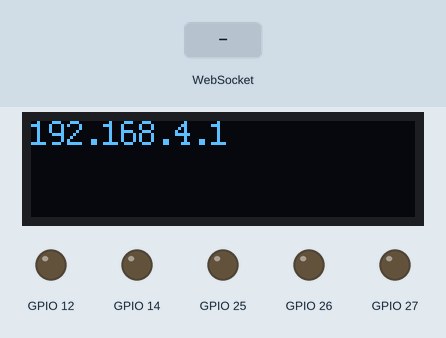
A sketch run on a simulated ESP32. Parts: 128×32 one-colour display, output pins drawn as LEDs (lit = HIGH). The test bench sets the inputs (shaded band). What the sketch prints to the serial monitor is not drawn.

Above: at 2.4 s.
2.5 s: WebSocket text "1" received
Timing chart, 0 to 5.5 s (numbered marks = the images above; inputs shaded):
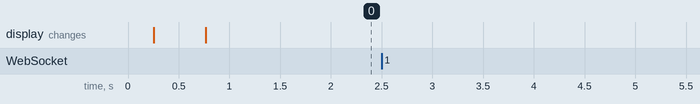

Measured:
- after the input at 2.5 s, every drawn part: stays the same

The sketch:

esp32-1.ino
```cpp
#include <WiFi.h>
#include <WebSocketsServer.h>

#include <Wire.h>
#include <Adafruit_GFX.h>
#include <U8g2lib.h>

#define SCREEN_WIDTH 128   // OLED屏幕宽度
#define SCREEN_HEIGHT 32   // OLED屏幕高度

// OLED屏幕对象
U8G2_SSD1306_128X32_UNIVISION_F_HW_I2C display(U8G2_R0, /* reset=*/ U8X8_PIN_NONE);

#include <ArduinoJson.h>

const char* ssid = "lzsdiv";
const char* password = "xxxxxxxx";
const int webSocketPort = 5246;

#include <String.h>

void putlog(const String& logdata) {
  // 清空屏幕
  display.clearBuffer();

  // 设置字体和位置
  display.setFont(u8g2_font_profont12_tf);
  display.setCursor(0, 8); // 在坐标(0, 8)

  display.print(logdata.c_str());

  // 更新屏幕显示
  display.sendBuffer();
}

WebSocketsServer webSocket = WebSocketsServer(webSocketPort);

void controlSerial(int pin, bool isHigh) {
  digitalWrite(pin, isHigh ? HIGH : LOW);
}

void onWebSocketEvent(uint8_t num, WStype_t type, uint8_t * payload, size_t length) {

  StaticJsonDocument<200> jsonDoc;
  DeserializationError error = deserializeJson(jsonDoc, payload);

  switch(type) {
    case WStype_CONNECTED:
      Serial.printf("[%u] 连接成功\n", num);
      break;
    case WStype_TEXT:
      Serial.printf("[%u] 收到消息: %s\n", num, payload);

      // 解析 JSON 消息
      if (error) {
        Serial.print("解析 JSON 失败：");
        Serial.println(error.c_str());
        return;
      }

      // 读取 post 字段值
      int postValue;

      // 检查是否为有效的数字
      if (jsonDoc["post"].is<int>()) {
        postValue = jsonDoc["post"];
      } else {
        Serial.println("post 字段不是一个有效的数字");
        return;
      }

      // 根据 post 值控制串口引脚
      if (postValue == 12) {
        controlSerial(12, true);
        putlog("port 12");
        delay(200); // 高电平持续 200 ms
        putlog("");
        controlSerial(12, false);
      }
      else if (postValue == 14) {
        controlSerial(14, true);
        putlog("port 14");
        delay(200); // 高电平持续 200 ms
        putlog("");
        controlSerial(14, false);
      }
      else if (postValue == 27) {
        controlSerial(27, true);
        putlog("port 27");
        delay(200); // 高电平持续 200 ms
        putlog("");
        controlSerial(27, false);
      }
      else if (postValue == 26) {
        controlSerial(26, true);
        putlog("port 26");
        delay(200); // 高电平持续 200 ms
        putlog("");
        controlSerial(26, false);
      }
      else if (postValue == 25) {
        controlSerial(25, true);
        putlog("port 25");
        delay(200); // 高电平持续 200 ms
        putlog("");
        controlSerial(25, false);
      }
      else {
        Serial.println("未知的 post 值");
      }
      break;
    case WStype_DISCONNECTED:
      Serial.printf("[%u] 断开连接\n", num);
      break;
  }
}

void setup() {
  // 初始化串口连接
  Serial.begin(115200);

  // 初始化I2C总线和OLED屏幕
  Wire.begin();

  // 初始化 OLED 屏幕
  display.begin();

  putlog("is running...");
  delay(200);

  pinMode(12, OUTPUT);
  digitalWrite(12, LOW);
  pinMode(14, OUTPUT);
  digitalWrite(14, LOW);
  pinMode(27, OUTPUT);
  digitalWrite(27, LOW);
  pinMode(26, OUTPUT);
  digitalWrite(26, LOW);
  pinMode(25, OUTPUT);
  digitalWrite(25, LOW);

  WiFi.softAP(ssid, password);
  IPAddress myIP = WiFi.softAPIP();

  Serial.print("访问点名称: ");
  Serial.println(ssid);
  putlog(ssid);
  delay(500);
  Serial.print("IP 地址: ");
  Serial.println(myIP.toString());
  putlog(myIP.toString());
  delay(500);

  webSocket.begin();
  webSocket.onEvent(onWebSocketEvent);
}

void loop() {
  webSocket.loop();
  delay(5); // 添加延迟，释放CPU资源
}
```
